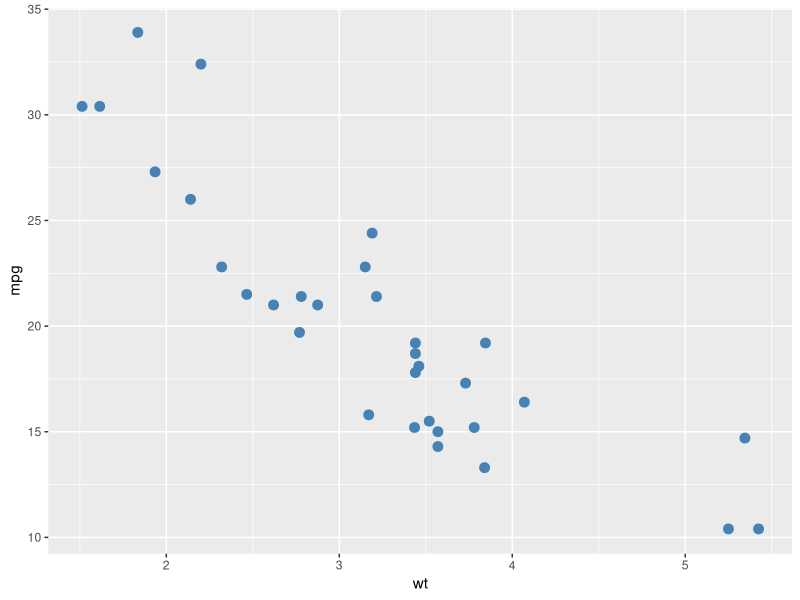
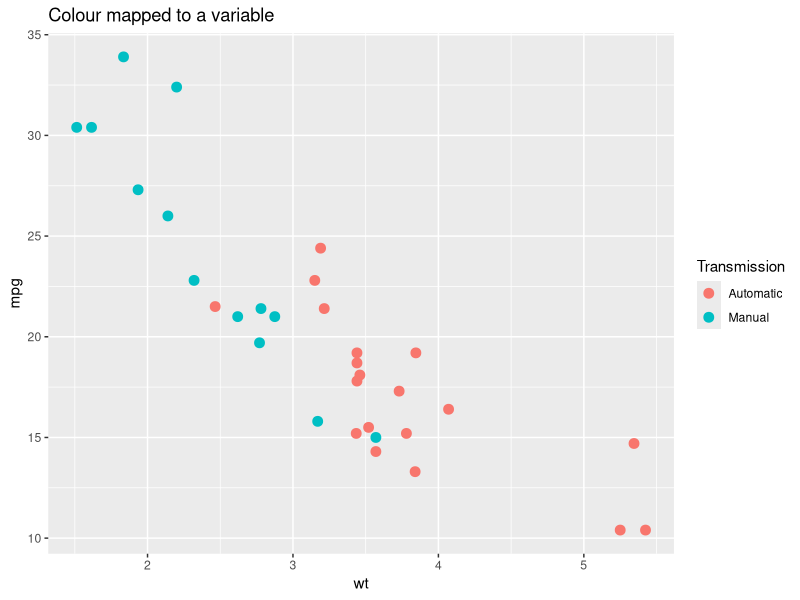
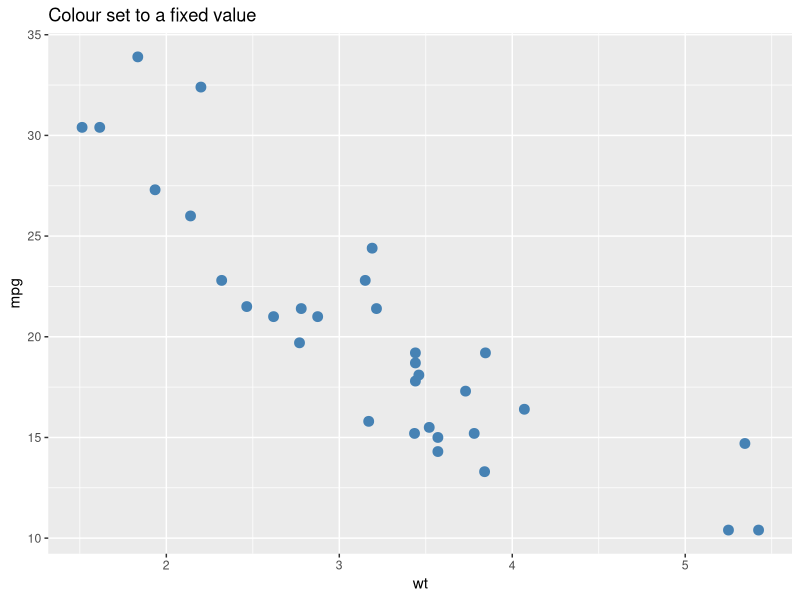
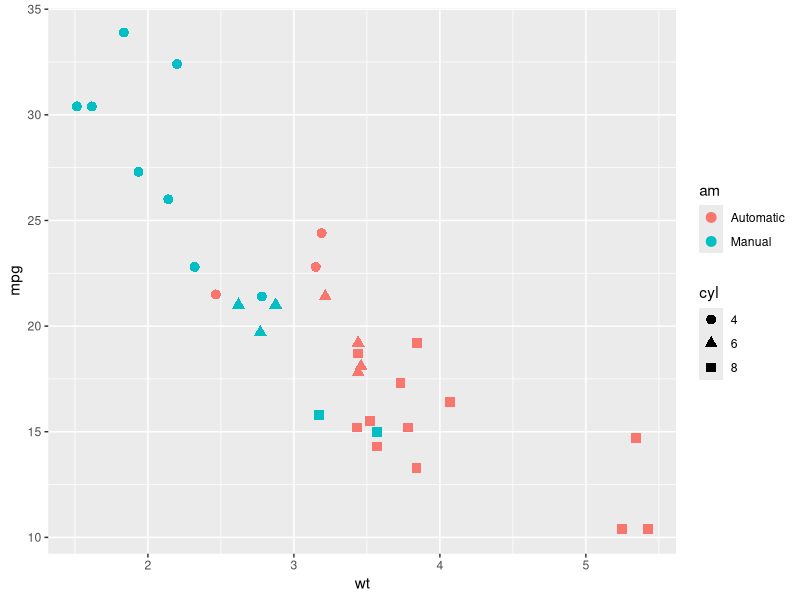
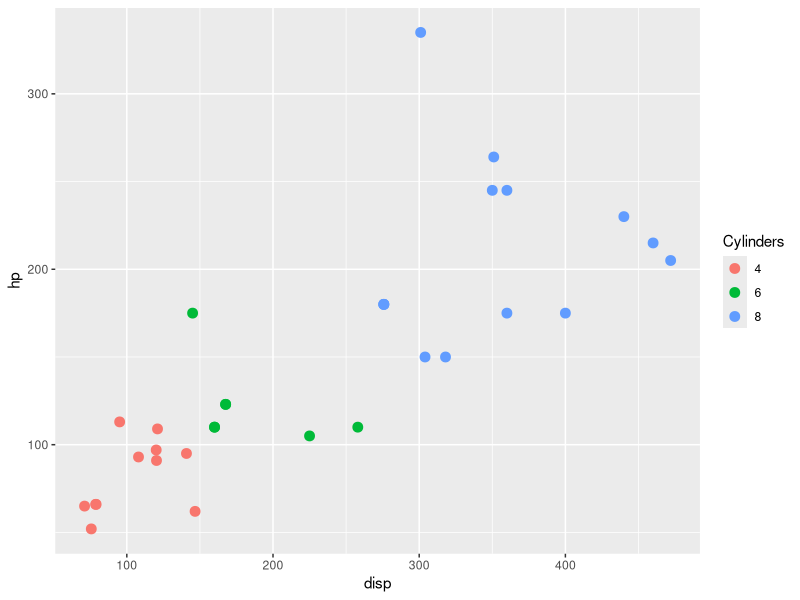
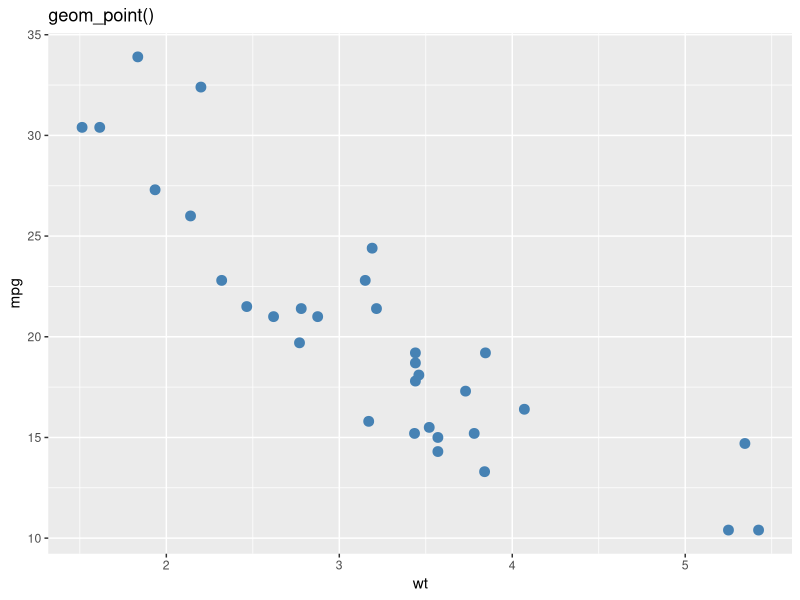
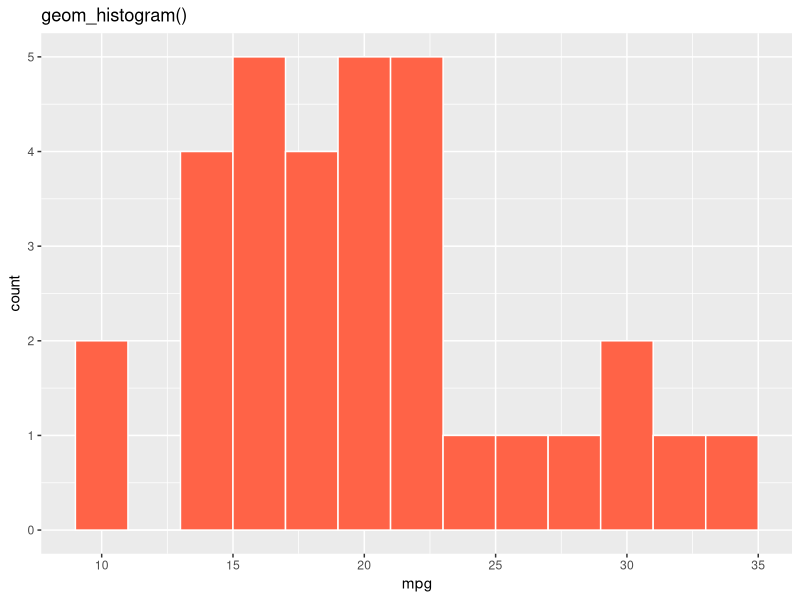
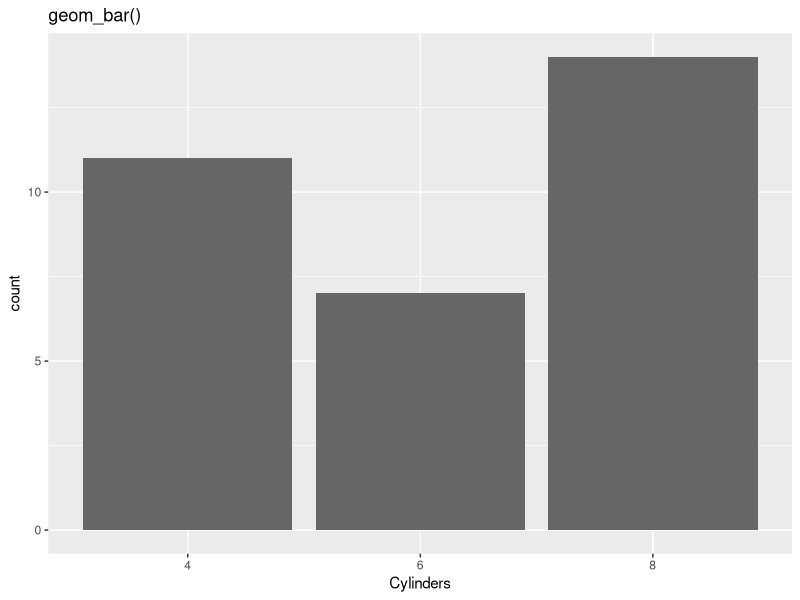

The R source for these figures, in order:
## ---- chunk 1
library(knitr)
library(ggplot2)
library(dplyr)
library(patchwork)  # for combining multiple plots into one layout
library(tibble)

opts_chunk$set(echo = TRUE, message = FALSE, warning = FALSE)

cars <- mtcars %>%
  rownames_to_column(var = "car") %>%   # move row names (car models) into a real column
  mutate(
    cyl = factor(cyl),                  # treat cylinder count as a category, not a number
    gear = factor(gear),                # same for number of gears
    am = factor(am, levels = c(0, 1), labels = c("Automatic", "Manual"))  # give 0/1 readable labels
  )
## ---- chunk 2
glimpse(cars)
## ---- chunk 3
ggplot(cars, aes(x = wt, y = mpg)) +  # aes() maps columns to x and y axes
  geom_point(size = 3, color = "steelblue")  # fixed size and colour for all points
## ---- chunk 4
mapped_plot <- ggplot(cars, aes(x = wt, y = mpg, color = am)) +  # color inside aes() = data-driven
  geom_point(size = 3) +
  labs(title = "Colour mapped to a variable", color = "Transmission")

set_plot <- ggplot(cars, aes(x = wt, y = mpg)) +
  geom_point(size = 3, color = "steelblue") +  # color outside aes() = fixed value for all points
  labs(title = "Colour set to a fixed value")

mapped_plot
set_plot
## ---- chunk 5
ggplot(cars, aes(x = wt, y = mpg, color = am, shape = cyl)) +  # two aesthetics mapped at once
  geom_point(size = 3)
## ---- chunk 6
ggplot(cars, aes(x = disp, y = hp, color = cyl)) +  # cyl mapped to color (inside aes)
  geom_point(size = 3) +                             # size set to fixed value (outside aes)
  labs(color = "Cylinders")                          # rename the colour legend
## ---- chunk 7
scatter_geom <- ggplot(cars, aes(x = wt, y = mpg)) +
  geom_point(color = "steelblue", size = 3) +
  labs(title = "geom_point()")

hist_geom <- ggplot(cars, aes(x = mpg)) +
  geom_histogram(binwidth = 2, fill = "tomato", color = "white") +  # binwidth controls bar width; color is bar border
  labs(title = "geom_histogram()")

bar_geom <- ggplot(cars, aes(x = cyl)) +
  geom_bar(fill = "grey40") +   # geom_bar() counts rows per category automatically
  labs(title = "geom_bar()", x = "Cylinders")

box_geom <- ggplot(cars, aes(x = cyl, y = mpg)) +
  geom_boxplot(fill = "khaki") +
  labs(title = "geom_boxplot()", x = "Cylinders")

scatter_geom
hist_geom
bar_geom
box_geom
## ---- chunk 8
ggplot(cars, aes(x = cyl, y = mpg, fill = cyl)) +
  geom_boxplot(alpha = 0.5, outlier.shape = NA) +  # alpha = transparency; NA hides outlier dots so jitter shows them instead
  geom_jitter(width = 0.15, alpha = 0.75, size = 2) +  # small width keeps points within their group
  labs(x = "Cylinders", y = "Miles per gallon", fill = "Cylinders")
## ---- chunk 9
ggplot(cars, aes(x = wt, y = mpg)) +
  geom_point(aes(color = am), size = 3) +
  geom_smooth(method = "lm", se = FALSE, color = "black", linewidth = 0.8) +  # lm = linear trend line; se = FALSE hides confidence ribbon
  geom_text(
    data = cars %>% filter(mpg > 30 | wt > 5),  # only label the extreme/interesting cars
    aes(label = car),
    check_overlap = TRUE,  # skip labels that would overlap each other
    nudge_y = 1,           # shift labels slightly above their points
    size = 3
  ) +
  labs(color = "Transmission")
## ---- chunk 10
ggplot(cars, aes(x = gear, y = mpg)) +
  geom_boxplot(fill = "grey85", outlier.shape = NA) +       # hide outlier dots; jitter will show all points
  geom_jitter(aes(color = am), width = 0.15, size = 2.5, alpha = 0.85) +  # color mapped per-geom, not inherited
  labs(x = "Gears", y = "Miles per gallon", color = "Transmission")
## ---- chunk 11
numeric_default <- ggplot(cars, aes(x = hp, y = mpg)) +
  geom_point(size = 3, color = "grey40") +
  labs(title = "Default numeric scales")

numeric_scaled <- ggplot(cars, aes(x = hp, y = mpg)) +
  geom_point(size = 3, color = "grey40") +
  scale_x_continuous(breaks = seq(50, 350, by = 50)) +  # seq() generates tick positions: 50, 100, 150 ...
  scale_y_continuous(breaks = seq(10, 35, by = 5)) +
  labs(title = "Custom numeric breaks")

numeric_default
numeric_scaled
## ---- chunk 12
default_order_plot <- ggplot(cars, aes(x = factor(cyl), y = mpg)) +
  geom_boxplot(fill = "grey80") +
  labs(title = "Default order", x = "Cylinders")

reordered_plot <- ggplot(cars, aes(x = reorder(factor(cyl), mpg, median), y = mpg)) +  # reorder(variable, by_what, function)
  geom_boxplot(fill = "tomato") +
  labs(title = "Reordered by median mpg", x = "Cylinders")

default_order_plot
reordered_plot
## ---- chunk 13
color_scale_plot <- ggplot(cars, aes(x = wt, y = mpg, color = hp)) +
  geom_point(size = 4) +
  scale_color_gradient(low = "skyblue", high = "firebrick") +  # low hp = blue, high hp = red
  labs(title = "Continuous colour scale", color = "Horsepower")

mean_mpg_by_cyl_gear <- cars %>%
  group_by(cyl, gear) %>%
  summarise(mean_mpg = mean(mpg), .groups = "drop")  # .groups = "drop" removes grouping after summarise

fill_scale_plot <- ggplot(mean_mpg_by_cyl_gear, aes(x = cyl, y = gear, fill = mean_mpg)) +
  geom_tile(color = "white", linewidth = 0.8) +                          # color here is the tile border, not fill
  geom_text(aes(label = round(mean_mpg, 1)), color = "white", fontface = "bold") +  # overlay value labels on tiles
  scale_fill_gradient(low = "khaki1", high = "darkgreen") +
  labs(
    title = "Continuous fill scale",
    x = "Cylinders",
    y = "Gears",
    fill = "Mean mpg"
  )

color_scale_plot
fill_scale_plot
## ---- chunk 14
styled_plot <- ggplot(cars, aes(x = wt, y = mpg, color = am)) +
  geom_point(size = 3) +
  labs(
    title = "Heavier cars tend to have lower fuel efficiency",
    subtitle = "Transmission highlights one part of the pattern in mtcars",
    x = "Weight (1000 lb)",
    y = "Miles per gallon",
    color = "Transmission"
  ) +
  theme_minimal(base_size = 12) +  # clean background; base_size scales all text proportionally
  theme(legend.position = "top")   # move legend above the plot

styled_plot
## ---- chunk 15
dashboard_plot <- (styled_plot / (reordered_plot | fill_scale_plot)) +  # / stacks rows; inner | places side by side
  plot_annotation(
    title = "Three views of the mtcars dataset",
    subtitle = "Scatter plot, reordered box plot, and summary heatmap",
    caption = "Data source: mtcars"
  ) +
  plot_layout(guides = "collect")  # merge duplicate legends into one shared legend

dashboard_plot
## ---- chunk 16
png_file <- tempfile("mtcars-plot-", fileext = ".png")  # tempfile() creates a safe throwaway path
pdf_file <- tempfile("mtcars-plot-", fileext = ".pdf")

ggsave(filename = png_file, plot = styled_plot, width = 8, height = 5, dpi = 300)  # dpi = resolution; 300 is print quality
ggsave(filename = pdf_file, plot = styled_plot, width = 8, height = 5)             # PDF is vector so dpi is irrelevant

png_file  # print the path so you can inspect the saved file
pdf_file
## ---- chunk 17
fuel_scatter <- ggplot(cars, aes(x = wt, y = mpg, color = hp)) +
  geom_point(size = 3) +
  scale_color_gradient(low = "lightblue", high = "darkred") +  # encodes a third variable (hp) through colour
  labs(
    title = "Fuel efficiency vs weight",
    x = "Weight (1000 lb)",
    y = "Miles per gallon",
    color = "Horsepower"
  )

fuel_boxplot <- ggplot(cars, aes(x = reorder(factor(cyl), mpg, median), y = mpg, fill = am)) +  # sort cylinders by median mpg
  geom_boxplot() +
  labs(
    title = "Fuel efficiency by cylinder count",
    x = "Cylinders",
    y = "Miles per gallon",
    fill = "Transmission"
  )

fuel_scatter | fuel_boxplot  # combine the two panels side by side
